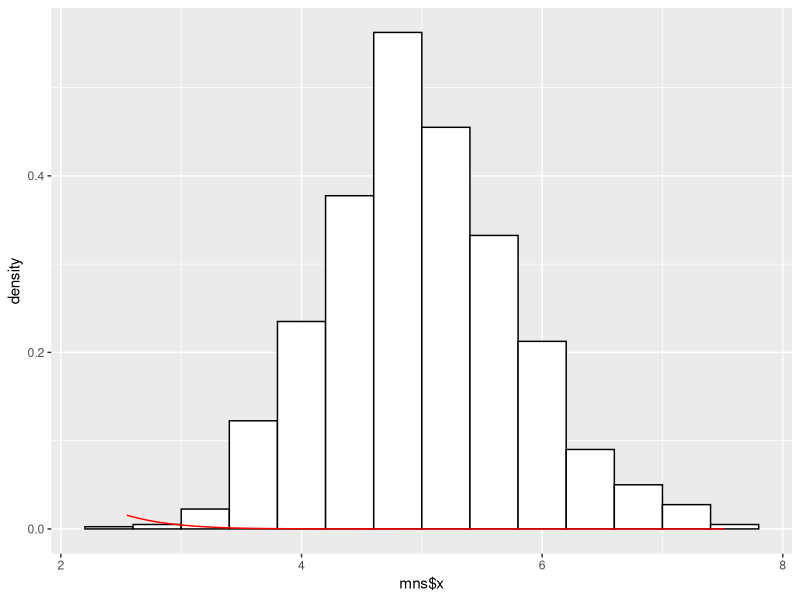

Recreate this plot in R.
lambda <- 0.2
n <- 40
sims <- 1:1000

set.seed(850)

mns <- data.frame(x = sapply(sims, function(x){
        mean(rexp(n, lambda))
}))


mean(mns$x) # theoretical mean is 1/lambda
var(mns$x) # theoretical variance is ((1/lambda)/sqrt(n))^2

library(ggplot2)

g <- ggplot(mns, aes(x = mns$x))
p <- g + geom_histogram(aes(y = ..density..), binwidth = 0.4, fill = "white", color = "black") + 
        stat_function(fun = dnorm, arg = list(mean = 5, sd = sd(mns$x)), colour = "red")
print(p)
